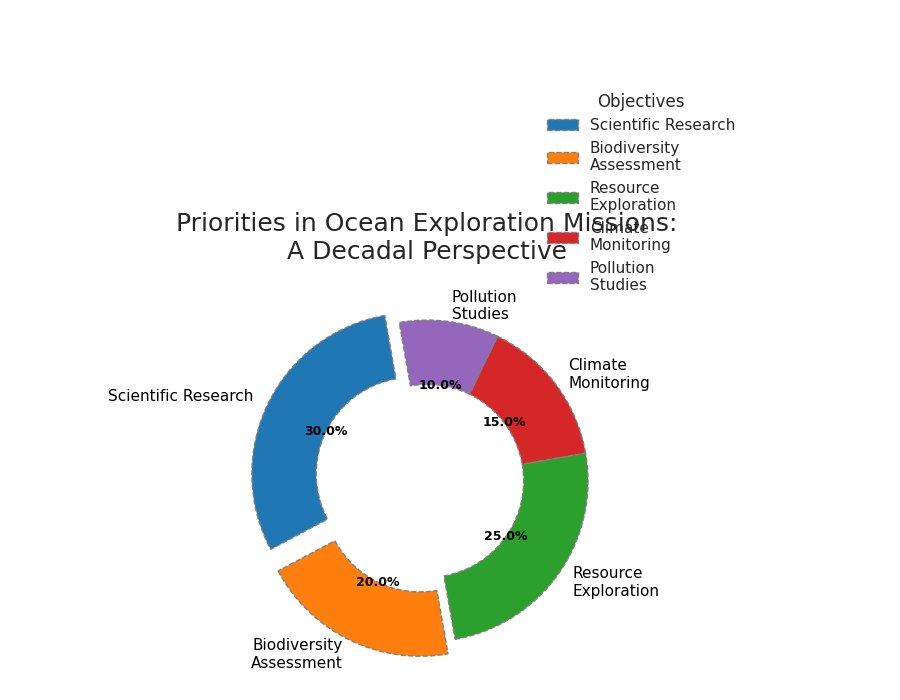

Recreate this plot in Python.
import matplotlib.pyplot as plt

objectives = ['Scientific Research', 'Biodiversity\nAssessment', 'Resource\nExploration', 'Climate\nMonitoring', 'Pollution\nStudies']
proportions = [30, 20, 25, 15, 10]
new_colors = ['#1f77b4', '#ff7f0e', '#2ca02c', '#d62728', '#9467bd']
explode = (0.1, 0.1, 0, 0, 0)

fig, ax = plt.subplots(figsize=(9, 7))

wedges, texts, autotexts = ax.pie(
    proportions, 
    labels=objectives,
    autopct='%1.1f%%', 
    startangle=100, 
    colors=new_colors, 
    explode=explode,
    shadow=False,
    textprops=dict(color="black"),
    wedgeprops=dict(width=0.4, edgecolor='gray', linestyle='--', linewidth=1),
)

plt.title("Priorities in Ocean Exploration Missions:\nA Decadal Perspective", fontsize=18, fontweight='normal', pad=15)
plt.setp(autotexts, size=9, weight="heavy")

ax.legend(wedges, objectives, title="Objectives", loc="upper right", bbox_to_anchor=(1, 1, 0.3, 0.5), frameon=False)
fig.tight_layout()

plt.show()
